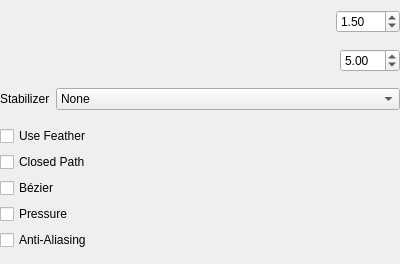
<?xml version="1.0" encoding="UTF-8"?>
<ui version="4.0">
 <class>StrokeOptionsWidget</class>
 <widget class="QWidget" name="StrokeOptionsWidget">
  <property name="geometry">
   <rect>
    <x>0</x>
    <y>0</y>
    <width>400</width>
    <height>264</height>
   </rect>
  </property>
  <property name="windowTitle">
   <string>Form</string>
  </property>
  <layout class="QVBoxLayout" name="verticalLayout">
   <property name="sizeConstraint">
    <enum>QLayout::SizeConstraint::SetMinimumSize</enum>
   </property>
   <property name="leftMargin">
    <number>0</number>
   </property>
   <property name="topMargin">
    <number>0</number>
   </property>
   <property name="rightMargin">
    <number>0</number>
   </property>
   <property name="bottomMargin">
    <number>0</number>
   </property>
   <item>
    <layout class="QHBoxLayout" name="horizontalLayout_2">
     <item>
      <widget class="SpinSlider" name="sizeSlider" native="true">
       <property name="toolTip">
        <string>Set Stroke Width &lt;br&gt;&lt;b&gt;[SHIFT]+drag&lt;/b&gt;&lt;br&gt;for quick adjustment</string>
       </property>
      </widget>
     </item>
     <item>
      <widget class="QDoubleSpinBox" name="sizeSpinBox">
       <property name="sizePolicy">
        <sizepolicy hsizetype="Fixed" vsizetype="Fixed">
         <horstretch>0</horstretch>
         <verstretch>0</verstretch>
        </sizepolicy>
       </property>
       <property name="minimumSize">
        <size>
         <width>60</width>
         <height>0</height>
        </size>
       </property>
       <property name="minimum">
        <double>0.500000000000000</double>
       </property>
       <property name="maximum">
        <double>200.000000000000000</double>
       </property>
       <property name="value">
        <double>1.500000000000000</double>
       </property>
      </widget>
     </item>
    </layout>
   </item>
   <item>
    <layout class="QHBoxLayout" name="horizontalLayout">
     <item>
      <widget class="SpinSlider" name="featherSlider" native="true">
       <property name="toolTip">
        <string>Set Stroke Feather &lt;br&gt;&lt;b&gt;[CTRL]+drag&lt;/b&gt;&lt;br&gt;for quick adjustment</string>
       </property>
      </widget>
     </item>
     <item>
      <widget class="QDoubleSpinBox" name="featherSpinBox">
       <property name="sizePolicy">
        <sizepolicy hsizetype="Fixed" vsizetype="Fixed">
         <horstretch>0</horstretch>
         <verstretch>0</verstretch>
        </sizepolicy>
       </property>
       <property name="minimumSize">
        <size>
         <width>60</width>
         <height>0</height>
        </size>
       </property>
       <property name="minimum">
        <double>0.100000000000000</double>
       </property>
       <property name="maximum">
        <double>99.000000000000000</double>
       </property>
       <property name="value">
        <double>5.000000000000000</double>
       </property>
      </widget>
     </item>
    </layout>
   </item>
   <item>
    <layout class="QHBoxLayout" name="horizontalLayout_4" stretch="0,1">
     <item>
      <widget class="QLabel" name="stabilizerLabel">
       <property name="sizePolicy">
        <sizepolicy hsizetype="Minimum" vsizetype="Minimum">
         <horstretch>0</horstretch>
         <verstretch>0</verstretch>
        </sizepolicy>
       </property>
       <property name="text">
        <string>Stabilizer</string>
       </property>
      </widget>
     </item>
     <item>
      <widget class="QComboBox" name="inpolLevelsCombo">
       <property name="toolTip">
        <string>Use stabilizer to interpolate strokes</string>
       </property>
       <property name="currentText">
        <string comment="Stablizer level">None</string>
       </property>
       <item>
        <property name="text">
         <string comment="Stabilizer option">None</string>
        </property>
       </item>
       <item>
        <property name="text">
         <string comment="Stabilizer option">Simple</string>
        </property>
       </item>
       <item>
        <property name="text">
         <string comment="Stabilizer option">Strong</string>
        </property>
       </item>
      </widget>
     </item>
    </layout>
   </item>
   <item>
    <layout class="QVBoxLayout" name="verticalLayout_2">
     <property name="topMargin">
      <number>0</number>
     </property>
     <item>
      <widget class="QCheckBox" name="useFeatherBox">
       <property name="toolTip">
        <string>Enable or disable feathering</string>
       </property>
       <property name="text">
        <string>Use Feather</string>
       </property>
      </widget>
     </item>
     <item>
      <widget class="QCheckBox" name="useClosedPathBox">
       <property name="toolTip">
        <string>Close Polyline path (hold Ctrl to temporarily invert)</string>
       </property>
       <property name="text">
        <string>Closed Path</string>
       </property>
      </widget>
     </item>
     <item>
      <widget class="QCheckBox" name="useBezierBox">
       <property name="toolTip">
        <string>Use Bézier curves to create curved lines</string>
       </property>
       <property name="text">
        <string comment="Tool options">Bézier</string>
       </property>
      </widget>
     </item>
     <item>
      <widget class="QCheckBox" name="usePressureBox">
       <property name="toolTip">
        <string>Vary strokes based on pressure when drawing on a tablet</string>
       </property>
       <property name="text">
        <string comment="Tool options">Pressure</string>
       </property>
      </widget>
     </item>
     <item>
      <widget class="QCheckBox" name="useAABox">
       <property name="toolTip">
        <string>Use anti-aliasing to create smooth edges</string>
       </property>
       <property name="text">
        <string comment="Brush AA">Anti-Aliasing</string>
       </property>
      </widget>
     </item>
    </layout>
   </item>
  </layout>
 </widget>
 <customwidgets>
  <customwidget>
   <class>SpinSlider</class>
   <extends>QWidget</extends>
   <header>spinslider.h</header>
   <container>1</container>
  </customwidget>
 </customwidgets>
 <resources/>
 <connections/>
</ui>
